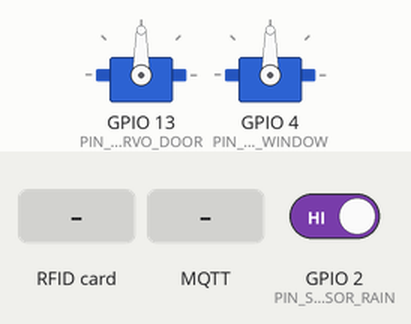
Recording of a sketch running on a simulated ESP32. Parts: 2 × servo. Inputs (shaded band) come from the test bench; at power-on: GPIO 2 (PIN_SENSOR_RAIN) HIGH. WiFi joins after 1.5 s; servers stay silent unless stated; no MQTT or app messages arrive unless stated; what the sketch prints to the serial monitor is not drawn.

Above: at 0.1 s.
At 3.0 s:
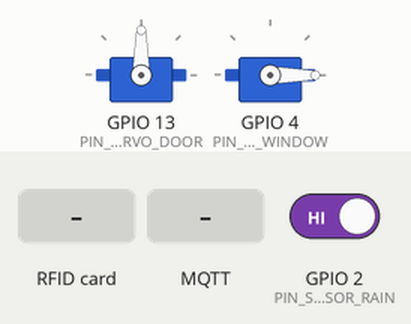
3.1 s: RFID card 28 11 20 05 held to the reader
4.7 s: MQTT message "1" arrives on the first subscribed topic
6.5 s: RFID card 9D 6E 4E 05 held to the reader
8.1 s: RFID card 04 23 58 23 00 59 80 held to the reader
At 9.4 s:
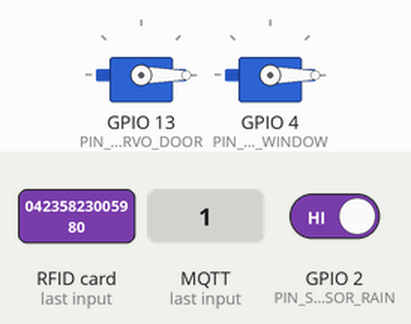
9.7 s: MQTT message "on" arrives on the first subscribed topic
11.2 s: MQTT message "off" arrives on the first subscribed topic
Timing chart, 0 to 13.7 s (numbered marks = the images above; inputs shaded):
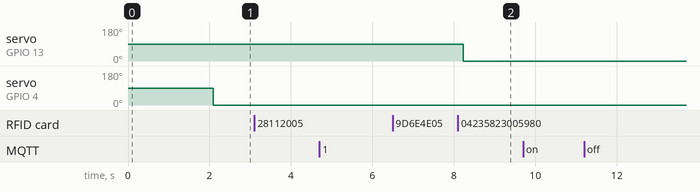

The sketch:

servodieukhiencua.ino
```cpp
#include <Arduino.h>
#include <SPI.h>
#include <MFRC522.h>
#include <WiFi.h>
#include <PubSubClient.h>
#include <ESP32Servo.h>

// --- Cấu hình chân ---
#define SS_RFID 5
#define RST_RFID 0
#define PIN_SERVO_DOOR 13
#define PIN_SERVO_WINDOW 4
#define PIN_SENSOR_RAIN 2

// --- Cấu hình WiFi ---
const char* ssid = "hunn";
const char* password = "28112005";

// --- Cấu hình MQTT ---
const char* mqtt_server = "mqtt.home.hunn.io.vn";
const int mqtt_port = 1883;
const char* mqttUser = "hunn";
const char* mqttPassword = "28112005";
const char* clientID = "esp32_rfid_servo_ha_01";

// ----- MQTT Topics -----
const char* MQTT_AUTH_TOPIC = "esp32/rfid/authorized_uid";
const char* MQTT_SERVO_DOOR_STATE_TOPIC = "esp32/servo_door/state";
const char* MQTT_SERVO_DOOR_COMMAND_TOPIC = "esp32/servo_door/state";
const char* MQTT_SERVO_WINDOW_STATE_TOPIC = "esp32/rain_servo/state";
const char* MQTT_SERVO_WINDOW_COMMAND_TOPIC = "esp32/rain_servo/state";
const char* MQTT_RAIN_DETECTED_TOPIC = "esp32/rain/detected";
const char* MQTT_NOTIFICATION_TOPIC = "esp32/status/notifications";

// ----- MQTT Payloads -----
const char* PAYLOAD_STATE_OPEN = "OPEN";
const char* PAYLOAD_STATE_CLOSE = "CLOSE";
const char* PAYLOAD_CMD_OPEN = "OPEN";
const char* PAYLOAD_CMD_CLOSE = "CLOSE";
const char* PAYLOAD_RAIN_DETECTED = "RAINING";
const char* PAYLOAD_RAIN_NOT_DETECTED = "DRY";

// --- DANH SÁCH CÁC UID THẺ ĐƯỢC PHÉP ---
const String authorizedUIDs[] = {
    "9D6E4E05", "04235823005980" , "49D84E05",
};
const int NUM_AUTHORIZED_CARDS = sizeof(authorizedUIDs) / sizeof(authorizedUIDs[0]);

// --- Khởi tạo đối tượng ---
WiFiClient espClient;
PubSubClient client(espClient);
MFRC522 rfid(SS_RFID, RST_RFID);
MFRC522::MIFARE_Key key;
Servo servodoor;
Servo servowindow;

// --- Biến lưu trạng thái ---
String lastUid = "";
unsigned long lastReconnect = 0;
bool isServoDoorOpen = false;
bool mqttWindowOverride = false;
bool isServoWindowOpen = false;
bool Previousrainsensor = false;
unsigned long lastRainCheckTime = 0;
const unsigned long rainCheckInterval = 2000;

// --- Khai báo hàm ---
void callback(char* topic, byte* payload, unsigned int length);
bool setup_wifi();
bool reconnect_mqtt();
void publishDoorServoState();
void controlDoorServo(bool openServo);
void handleRFID();
bool isCardAuthorized(const String& uid);
void printHex(byte *buffer, byte bufferSize);
void publishNotification(const String& message);
void handleRainSensor();
void controlWindowServo(bool deploy);
void publishWindowServoState();
void publishRainDetectedState(bool isRaining);

// --- SETUP ---
void setup() {
    Serial.begin(115200);
    Serial.println("\n\n--- ESP32 RFID & Rain Servo HA Control ---");
    Serial.print("Number of authorized cards: ");
    Serial.println(NUM_AUTHORIZED_CARDS);
    SPI.begin();
    rfid.PCD_Init();
    delay(4);
    rfid.PCD_DumpVersionToSerial();
    Serial.println("RFID Initialized.");

    servodoor.setPeriodHertz(50);
    servodoor.attach(PIN_SERVO_DOOR, 500, 2400);
    Serial.print("Door Servo attached to GPIO ");
    Serial.println(PIN_SERVO_DOOR);
    Serial.println("Setting initial door servo position to CLOSED (0 degrees).");
    controlDoorServo(false);

    servowindow.setPeriodHertz(50);
    servowindow.attach(PIN_SERVO_WINDOW, 500, 2400);
    Serial.print("Rain Servo attached to GPIO ");
    Serial.println(PIN_SERVO_WINDOW);
    Serial.println("Setting initial window servo position to CLOSE (0 degrees).");
    controlWindowServo(false);

    pinMode(PIN_SENSOR_RAIN, INPUT_PULLUP);
    Serial.print("Rain sensor initialized on GPIO ");
    Serial.println(PIN_SENSOR_RAIN);


    if (!setup_wifi()) {
        Serial.println("WiFi connection failed. Retrying later...");
    }

    client.setServer(mqtt_server, mqtt_port);
    client.setCallback(callback);
    Serial.println("Setup finished.");
}

// --- LOOP ---
void loop() {
    if (WiFi.status() != WL_CONNECTED) {
        Serial.println("WiFi Disconnected. Attempting reconnect...");
        if (!setup_wifi()) { delay(5000); return; }
        else { lastReconnect = 0; }
    }
    if (!client.connected()) {
        long now = millis();
        if (now - lastReconnect > 5000) {
            lastReconnect = now;
            if (reconnect_mqtt()) { lastReconnect = 0; }
        }
    } else {
        client.loop();
    }

    handleRFID();
    handleRainSensor();
    delay(50);
}

void publishNotification(const String& message) {
    if (client.connected()) {
        Serial.print("Publishing Notification: ");
        Serial.println(message);
        client.publish(MQTT_NOTIFICATION_TOPIC, message.c_str(), false);
    } else {
        Serial.println("MQTT không có kết nối. Không thể gửi thông báo.");
    }
}

// --- Hàm gửi trạng thái Servo cửa chính lên MQTT ---
void publishDoorServoState() {
    if (client.connected()) {
        const char* statePayload = isServoDoorOpen ? PAYLOAD_STATE_OPEN : PAYLOAD_STATE_CLOSE;
        Serial.print("Trạng thái cửa : ");
        Serial.println(statePayload);
        client.publish(MQTT_SERVO_DOOR_STATE_TOPIC, statePayload, true);

        String notificationMessage = "statusdoor";
        notificationMessage += (isServoDoorOpen ? "open" : "close");
        publishNotification(notificationMessage);
    } else {
        Serial.println("MQTT không có kết nối . Không thể gửi trạng thái của servo cửa.");
    }
}

// --- Hàm điều khiển Servo cửa chính và cập nhật trạng thái ---
void controlDoorServo(bool openServo) {
    bool stateChanged = false; // Khởi tạo stateChanged để theo dõi
    if (openServo) {
        if (!isServoDoorOpen) {
            Serial.println("Servo cửa chính mở 90 độ ");
            servodoor.write(90);
            isServoDoorOpen = true;
            delay(300);
            publishDoorServoState();
        } else {
             Serial.println("Servo cửa chính đã mở.");
        }
    } else {
        if (isServoDoorOpen) {
            Serial.println("Servo cửa chính đóng 0 độ ");
            servodoor.write(0);
            isServoDoorOpen = false;
            delay(300);
            publishDoorServoState();
        } else {
             Serial.println("Servo cửa đã đóng.");
        }
    }
    if (stateChanged) {
        delay(300);
        publishDoorServoState(); // Publish trạng thái mới
    }
}

// --- Hàm gửi trạng thái Servo cửa sổ lên MQTT ---
void publishWindowServoState() {
    if (client.connected()) {
        const char* statePayload = isServoWindowOpen ? PAYLOAD_STATE_OPEN : PAYLOAD_STATE_CLOSE;
        Serial.print("Trạng thái servo cửa sổ: ");
        Serial.println(statePayload);
        client.publish(MQTT_SERVO_WINDOW_STATE_TOPIC, statePayload, true);
    } else {
        Serial.println("MQTT không có kết nối. Không thể gửi trạng thái servo mưa.");
    }
}

// --- Hàm điều khiển Servo cửa sổ ---
void controlWindowServo(bool closeWindow) {
    bool stateChanged = false;
    if (closeWindow) {
        if (isServoWindowOpen) {
            Serial.println("Servo cửa sổ đóng (0 độ).");
            servowindow.write(0);
            isServoWindowOpen = false;
            stateChanged = true;
        } else {
            Serial.println("Servo cửa sổ đã đóng cửa.");
        }
    } else {
        if (!isServoWindowOpen) {
            Serial.println("Servo cửa sổ mở (90 độ).");
            servowindow.write(90);
            isServoWindowOpen = true;
            stateChanged = true;
        } else {
            Serial.println("Servo cửa sổ đã mở cửa.");
        }
    }
    if (stateChanged) {
        delay(300);
        publishWindowServoState();
    }
}

// --- Hàm gửi trạng thái cảm biến mưa lên MQTT ---
void publishRainDetectedState(bool isRaining) {
    if (client.connected()) {
        const char* statePayload = isRaining ? PAYLOAD_RAIN_DETECTED : PAYLOAD_RAIN_NOT_DETECTED;
        Serial.print("Trạng thái mưa: ");
        Serial.println(statePayload);
        client.publish(MQTT_RAIN_DETECTED_TOPIC, statePayload, true);

        if (isRaining != Previousrainsensor) {
             String notificationMessage = "statusrain";
             notificationMessage += (isRaining ? "detected" : "stopped");
             publishNotification(notificationMessage);
             Previousrainsensor = isRaining;
        }
    } else {
        Serial.println("MQTT không có kết nối. Không thể gửi trạng thái mưa.");
    }
}

// --- Hàm Callback khi nhận dữ liệu MQTT ---
void callback(char* topic, byte* payload, unsigned int length) {
    Serial.print("Received message on topic: ");
    Serial.println(topic);

    String message;
    for (unsigned int i = 0; i < length; i++) {
        message += (char)payload[i];
    }
    message.toUpperCase();
    Serial.print("Message: ");
    Serial.println(message);

    // Điều kiển servo cửa chính
    if (strcmp(topic, MQTT_SERVO_DOOR_COMMAND_TOPIC) == 0) {
        Serial.print("Processing door servo command: ");
        Serial.println(message);

        if (message.equals(PAYLOAD_CMD_OPEN)) {
            Serial.println("Command: OPEN DOOR");
            controlDoorServo(true);
        } else if (message.equals(PAYLOAD_CMD_CLOSE)) {
            controlDoorServo(false);
        } else {
            Serial.println("Unknown door servo command.");
            Serial.println(message);
        }
    }

    // Điều kiển servo cửa sổ
    else if (strcmp(topic, MQTT_SERVO_WINDOW_COMMAND_TOPIC) == 0) {
        Serial.print("Received window servo command: ");
        Serial.println(message);

        // PAYLOAD_CMD_OPEN -> mở cửa sổ (servo 90 độ) -> deploy = false
        // PAYLOAD_CMD_CLOSE -> đóng cửa sổ (servo 0 độ) -> deploy = true
        if (message.equals(PAYLOAD_CMD_OPEN)) {
           Serial.println("MQTT: Command OPEN WINDOW");
            controlWindowServo(false); // Mở cửa sổ
            isServoWindowOpen = true;  // Cập nhật trạng thái: Cửa sổ ĐÃ MỞ
            mqttWindowOverride = true; // Đặt cờ ưu tiên MQTT
        } else if (message.equals(PAYLOAD_CMD_CLOSE)) {
            Serial.println("MQTT: Command CLOSE WINDOW");
            controlWindowServo(true);  // true để ĐÓNG cửa sổ
            isServoWindowOpen = false; // Cập nhật trạng thái: Cửa sổ ĐÃ ĐÓNG
            mqttWindowOverride = true; // Đặt cờ ưu tiên MQTT
        } else {
            Serial.println("Unknown window servo command.");
            Serial.println(message);
        }
    }
    else {
        Serial.println("Topic not handled by this callback.");

    }
}

void handleRFID() {
    if (!rfid.PICC_IsNewCardPresent() || !rfid.PICC_ReadCardSerial()) {
        if (lastUid != "") {
            lastUid = "";
        }
        delay(50);
    return;
    }

    String currentUid = "";
    for (byte i = 0; i < rfid.uid.size; i++) {
        if (rfid.uid.uidByte[i] < 0x10) { currentUid += "0"; }
        currentUid += String(rfid.uid.uidByte[i], HEX);
    }
    currentUid.toUpperCase();

    if (currentUid != lastUid) {
        Serial.print("Mã thẻ (UID) : ");
        Serial.print(currentUid);

        if (isCardAuthorized(currentUid)) {
            Serial.println(" -> Mã thẻ hợp lệ ");
            controlDoorServo(!isServoDoorOpen);

            if (client.connected()) {
                if (client.publish(MQTT_AUTH_TOPIC, currentUid.c_str(), true)) {
                    Serial.println("UID được ủy quyền đã được gửi tới MQTT.");
                } else {
                    Serial.println("Xuất bản MQTT không thành công cho UID!");
                }
            } else {
                Serial.println("MQTT không được kết nối. Không thể gửi UID đã được ủy quyền.");
            }
        } else {
            Serial.println("Mã thẻ không hợp lệ ->Mày là ai???");
            String notificationMessage = "statusrfid";
            notificationMessage += "notvalid";
            publishNotification(notificationMessage);
        }
        lastUid = currentUid;
    }

    rfid.PICC_HaltA();
    rfid.PCD_StopCrypto1();
}

void handleRainSensor() {

    if (millis() - lastRainCheckTime < rainCheckInterval) {
        return;
    }
    lastRainCheckTime = millis();
    int rainSensorValue = digitalRead(PIN_SENSOR_RAIN);
    bool isRaining = (rainSensorValue == HIGH);
    // Logic điều khiển servo cửa sổ dựa trên mưa
    // isRaining = true (có mưa) => ĐÓNG cửa sổ (controlWindowServo(true))
    // isRaining = false (hết mưa) => MỞ cửa sổ (controlWindowServo(false))

    if (mqttWindowOverride) {
        Serial.println("Rain Sensor: MQTT override is active. Skipping auto control this cycle.");
        mqttWindowOverride = false; // Reset cờ. MQTT chỉ ưu tiên 1 chu kỳ.
        // Vẫn publish trạng thái mưa nếu có thay đổi
        if (isRaining != Previousrainsensor) {
            publishRainDetectedState(isRaining);
        }
        return; // Không thực hiện logic tự động khi có override
    }

    if (isRaining) {
          if (isServoWindowOpen) { // Nếu trời mưa VÀ cửa sổ đang mở
             Serial.println("Cảm biến: Phát hiện mưa! Đang đóng cửa sổ.");
             controlWindowServo(true); // true để ĐÓNG cửa sổ
             isServoWindowOpen = false;
        }
    }

    if (isRaining != Previousrainsensor) {
       publishRainDetectedState(isRaining);
       Previousrainsensor = isRaining; // Cập nhật trạng thái mưa trước đó
    }
}

bool isCardAuthorized(const String& uid) {
    for (int i = 0; i < NUM_AUTHORIZED_CARDS; i++) {
        if (uid.equalsIgnoreCase(authorizedUIDs[i])) {
            return true;
        }
    }
    return false;
}

bool setup_wifi() {
    delay(10); Serial.println(); Serial.print("Connecting to WiFi ["); Serial.print(ssid); Serial.print("]...");
    WiFi.mode(WIFI_STA);
    WiFi.begin(ssid, password);
    int attempts = 0; const int maxAttempts = 30;
    while (WiFi.status() != WL_CONNECTED && attempts < maxAttempts) {
        delay(500); Serial.print("."); attempts++;
    }
    if (WiFi.status() == WL_CONNECTED) {
        Serial.println("\n✅ Connected to WiFi!");
        Serial.print("IP address: "); Serial.println(WiFi.localIP());
        return true;
    } else {
        Serial.println("\n❌ Failed to connect to WiFi after multiple attempts!");
        WiFi.disconnect(true);
        WiFi.mode(WIFI_OFF);
        return false;
    }
}

bool reconnect_mqtt() {
    if (!client.connected() && WiFi.status() == WL_CONNECTED) {
        Serial.print("Attempting MQTT connection...");
        if (client.connect(clientID, mqttUser, mqttPassword)) {
            Serial.println("\n✅ MQTT connected successfully!");
            if(client.subscribe(MQTT_SERVO_DOOR_COMMAND_TOPIC)){
                Serial.print("Subscribed to door servo command topic: ");
                Serial.println(MQTT_SERVO_DOOR_COMMAND_TOPIC);
            } else {
                Serial.println("Failed to subscribe to door servo command topic!");
            }

            if(client.subscribe(MQTT_SERVO_WINDOW_COMMAND_TOPIC)){
                Serial.print("Subscribed to window servo command topic: ");
                Serial.println(MQTT_SERVO_WINDOW_COMMAND_TOPIC);
            } else {
                Serial.println("Failed to subscribe to window servo command topic!");
            }

            publishDoorServoState();
            publishWindowServoState();
            publishRainDetectedState(digitalRead(PIN_SENSOR_RAIN) == LOW);
        } else {
            Serial.print("\n❌ MQTT Failed, rc="); Serial.print(client.state()); Serial.println(". Retrying in 5 seconds...");
            return false;
        }
    }
    return client.connected();
}

void printHex(byte *buffer, byte bufferSize) {
    for (byte i = 0; i < bufferSize; i++) {
        Serial.print(buffer[i] < 0x10 ? " 0" : " ");
        Serial.print(buffer[i], HEX);
    }
}
```

Measured:
- after the input at 3.1 s, every drawn part: stays the same
- after the input at 4.7 s, every drawn part: stays the same
- after the input at 6.5 s, every drawn part: stays the same
- after the input at 8.1 s, servo on GPIO 13 (PIN_SERVO_DOOR): 90° → 0° after 0.13 s
- after the input at 9.7 s, every drawn part: stays the same
- after the input at 11.2 s, every drawn part: stays the same
